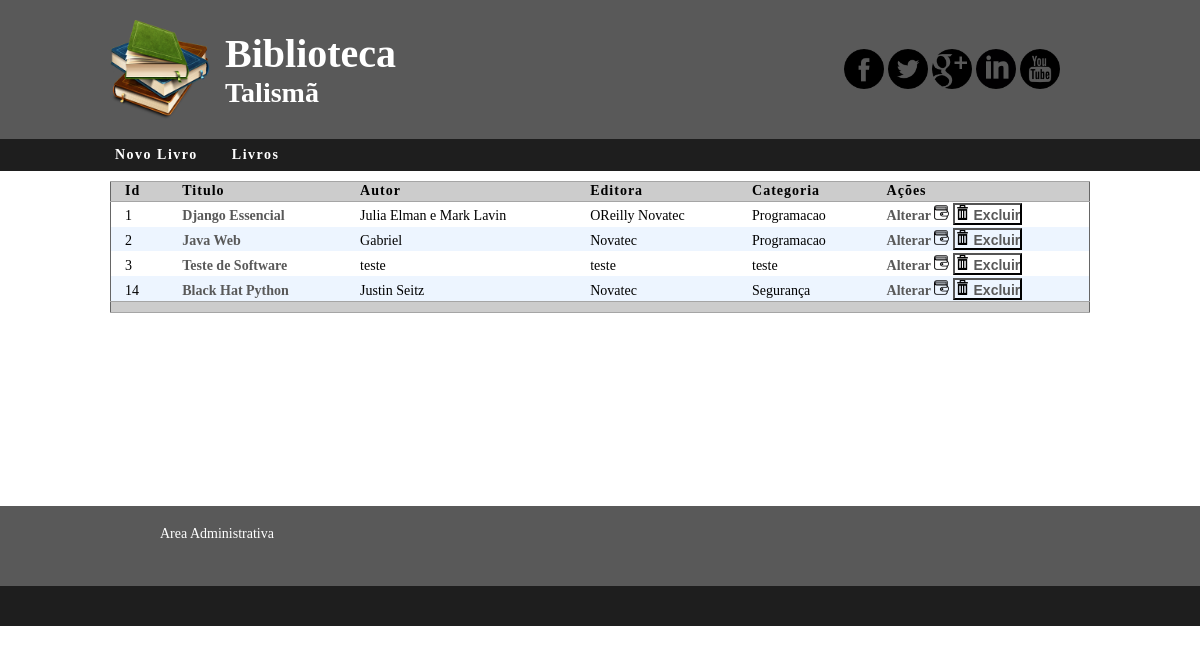
The app's page /listar/, older data.
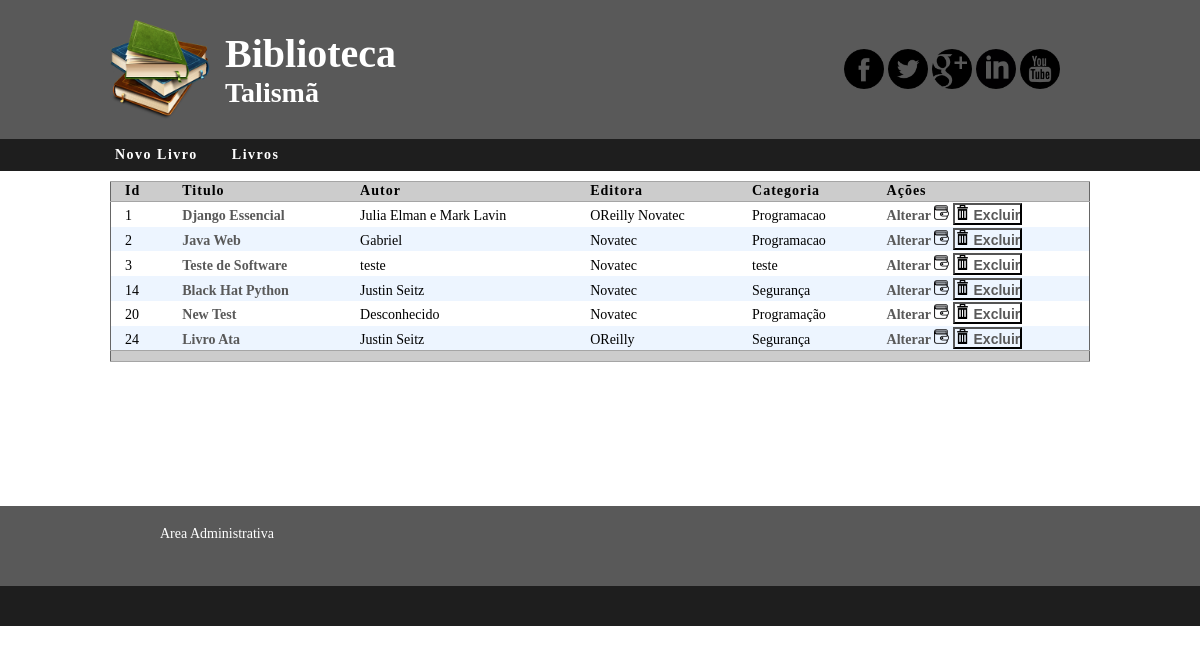
The same page, newer data.
### livros/models.py (models this page shows, shortened)
class Livros(models.Model):
	id_livro = models.AutoField(primary_key=True)
	titulo_livro = models.CharField(max_length=200)
	autor_livro = models.CharField(max_length=200)
	editora_livro = models.CharField(max_length=200)
	categoria_livro =  models.CharField(max_length=200)
	descricao = models.TextField(max_length=4000)

### livros/views.py (the view)
# urls.py: url(r'^listar/', views.listar),
def listar(request):
	livros = Livros.objects.all()
	return render(request, 'listar.html', locals())

### livros/templates/listar.html
{% extends 'site/base.html'%}
{% load staticfiles %}
{% block content%}
	<main id="content">
		<table class="table">
			<thead>
				<tr>
					<td>Id</td>
					<td>Titulo</td>
					<td>Autor</td>
					<td>Editora</td>
					<td>Categoria</td>
					<td>Ações</td>
				</tr>
			</thead>
			<tbody>
				{% for x in livros %}
				<tr>
					<td>{{x.id_livro}}</td>
					<td>
						<a href="{% url 'livros.views.detalhes' pk=x.pk %}">
							{{x.titulo_livro}}
						</a>
					</td>
					<td>{{x.autor_livro}}</td>
					<td>{{x.editora_livro}}</td>
					<td>{{x.categoria_livro}}</td>
					<td>
						<a href="{% url 'livros.views.alterar' pk=x.pk %}">
							 Alterar <img src="{% static 'img/update.png' %}" />
						</a>
						<button onclick="new MyQuestion('Deseja realmente excluir o livro {{ x.titulo_livro }}',
			    '{% url 'livros.views.excluir' pk=x.pk %}').question()">
							<img src="{% static 'img/delete.png' %}" /> Excluir
						</button>
					</td>
				</tr>
				{% endfor %}
			</tbody>
			<tfoot>
				<tr>
					<td></td>
					<td></td>
					<td></td>
					<td></td>
					<td></td>
					<td></td>
				</tr>
			</tfoot>
		</table>
	</main>
{%endblock content%}

Row changes from the older to the newer data that the page shows:
changed Livros "Teste de Software": editora_livro "teste" → "Novatec"
added Livros: id_livro "20", titulo_livro "New Test", autor_livro "Desconhecido", editora_livro "Novatec", categoria_livro "Programação"
added Livros: id_livro "24", titulo_livro "Livro Ata", autor_livro "Justin Seitz", editora_livro "OReilly", categoria_livro "Segurança"
